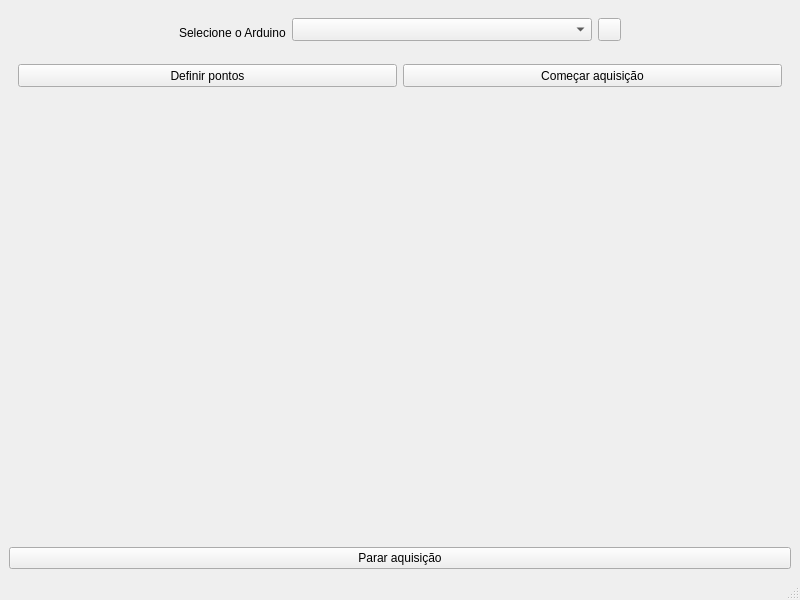
<?xml version="1.0" encoding="UTF-8"?>
<ui version="4.0">
 <class>CalibraPy</class>
 <widget class="QMainWindow" name="CalibraPy">
  <property name="geometry">
   <rect>
    <x>0</x>
    <y>0</y>
    <width>800</width>
    <height>600</height>
   </rect>
  </property>
  <property name="windowTitle">
   <string>MainWindow</string>
  </property>
  <property name="styleSheet">
   <string notr="true">QPushButton#reload_devices{
	image: url(:/imgs/imgs/reload.png);
}

QPushButton#reload_devices:hover{
	background-color: rgb(0, 50, 0);
}

QPushButton#reload_devices:pressed{
	border: 2px solid rgb(255, 255, 255);
}</string>
  </property>
  <widget class="QWidget" name="centralwidget">
   <layout class="QGridLayout" name="gridLayout">
    <item row="3" column="0">
     <widget class="QPushButton" name="stop_acq">
      <property name="text">
       <string>Parar aquisição</string>
      </property>
     </widget>
    </item>
    <item row="1" column="0">
     <widget class="QWidget" name="widget_2" native="true">
      <property name="minimumSize">
       <size>
        <width>0</width>
        <height>40</height>
       </size>
      </property>
      <property name="maximumSize">
       <size>
        <width>16777215</width>
        <height>40</height>
       </size>
      </property>
      <layout class="QGridLayout" name="gridLayout_3">
       <item row="0" column="1">
        <widget class="QPushButton" name="start_acq">
         <property name="minimumSize">
          <size>
           <width>0</width>
           <height>23</height>
          </size>
         </property>
         <property name="maximumSize">
          <size>
           <width>16777215</width>
           <height>23</height>
          </size>
         </property>
         <property name="text">
          <string>Começar aquisição</string>
         </property>
        </widget>
       </item>
       <item row="0" column="0">
        <widget class="QPushButton" name="pushButton">
         <property name="minimumSize">
          <size>
           <width>0</width>
           <height>23</height>
          </size>
         </property>
         <property name="maximumSize">
          <size>
           <width>16777215</width>
           <height>23</height>
          </size>
         </property>
         <property name="text">
          <string>Definir pontos</string>
         </property>
        </widget>
       </item>
      </layout>
     </widget>
    </item>
    <item row="2" column="0">
     <widget class="PlotWidget" name="signal_plot" native="true"/>
    </item>
    <item row="0" column="0">
     <widget class="QWidget" name="widget" native="true">
      <property name="minimumSize">
       <size>
        <width>0</width>
        <height>40</height>
       </size>
      </property>
      <property name="maximumSize">
       <size>
        <width>16777215</width>
        <height>40</height>
       </size>
      </property>
      <layout class="QGridLayout" name="gridLayout_2">
       <item row="0" column="2">
        <widget class="QComboBox" name="device_combo">
         <property name="minimumSize">
          <size>
           <width>300</width>
           <height>23</height>
          </size>
         </property>
         <property name="maximumSize">
          <size>
           <width>300</width>
           <height>23</height>
          </size>
         </property>
        </widget>
       </item>
       <item row="0" column="0">
        <spacer name="horizontalSpacer">
         <property name="orientation">
          <enum>Qt::Horizontal</enum>
         </property>
         <property name="sizeHint" stdset="0">
          <size>
           <width>40</width>
           <height>20</height>
          </size>
         </property>
        </spacer>
       </item>
       <item row="0" column="1">
        <widget class="QLabel" name="device_label">
         <property name="minimumSize">
          <size>
           <width>0</width>
           <height>30</height>
          </size>
         </property>
         <property name="maximumSize">
          <size>
           <width>120</width>
           <height>30</height>
          </size>
         </property>
         <property name="text">
          <string>Selecione o Arduino</string>
         </property>
        </widget>
       </item>
       <item row="0" column="4">
        <spacer name="horizontalSpacer_2">
         <property name="orientation">
          <enum>Qt::Horizontal</enum>
         </property>
         <property name="sizeHint" stdset="0">
          <size>
           <width>40</width>
           <height>20</height>
          </size>
         </property>
        </spacer>
       </item>
       <item row="0" column="3">
        <widget class="QPushButton" name="reload_devices">
         <property name="minimumSize">
          <size>
           <width>23</width>
           <height>23</height>
          </size>
         </property>
         <property name="maximumSize">
          <size>
           <width>23</width>
           <height>23</height>
          </size>
         </property>
         <property name="text">
          <string/>
         </property>
        </widget>
       </item>
      </layout>
     </widget>
    </item>
   </layout>
  </widget>
  <widget class="QMenuBar" name="menubar">
   <property name="geometry">
    <rect>
     <x>0</x>
     <y>0</y>
     <width>800</width>
     <height>22</height>
    </rect>
   </property>
  </widget>
  <widget class="QStatusBar" name="statusbar"/>
 </widget>
 <customwidgets>
  <customwidget>
   <class>PlotWidget</class>
   <extends>QWidget</extends>
   <header>pyqtgraph</header>
   <container>1</container>
  </customwidget>
 </customwidgets>
 <resources>
  <include location="resources.qrc"/>
 </resources>
 <connections/>
</ui>
